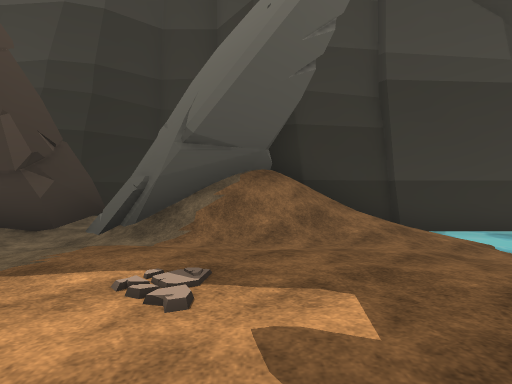
View 1 (above)

16 first-person views from a walk through a 3-D level made in the Unity game engine. The camera is 1.3 m above the floor, looks level and sees 75° across. The floor is counted in squares, 2 m on a side. Each view is taken from the middle of a square. On the plan, view 1 faces up. The plan holds only what a view shows up to about 10 squares ahead; the rest is blank. The place goes on beyond the plan. The player character is not drawn. Some animated figures are left out. Some surface patterns are stand-ins.

View 2
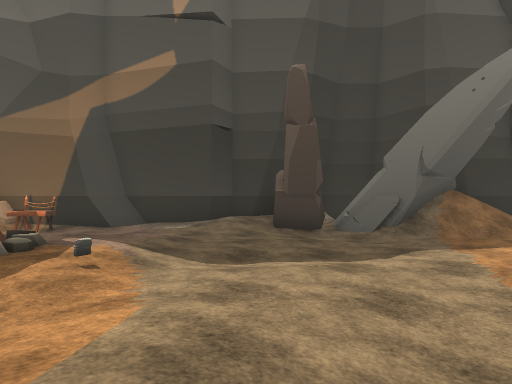

View 3
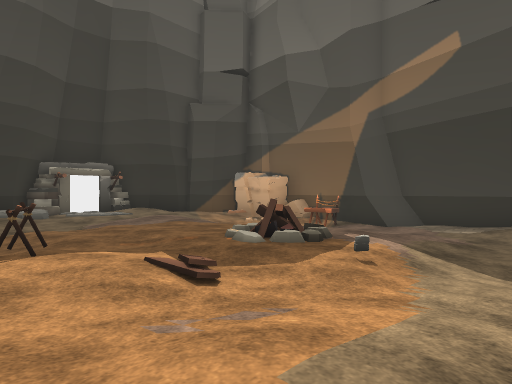

View 4
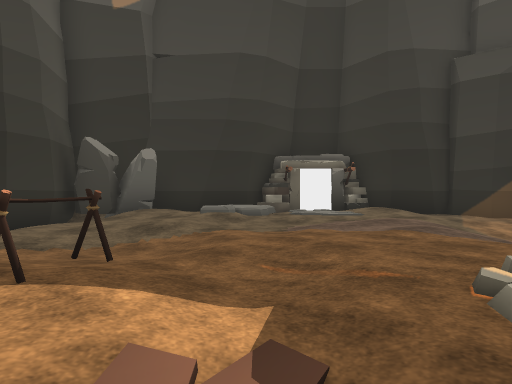

View 5
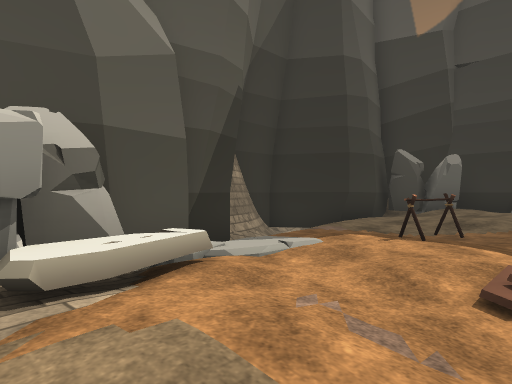

View 6
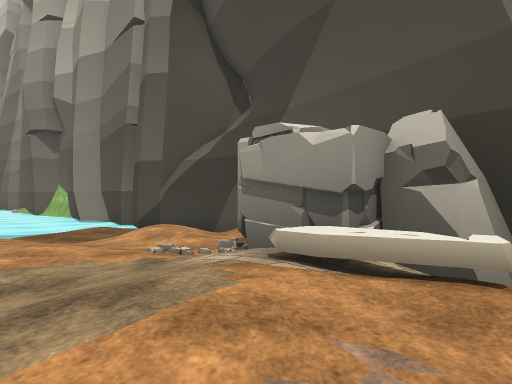

View 7
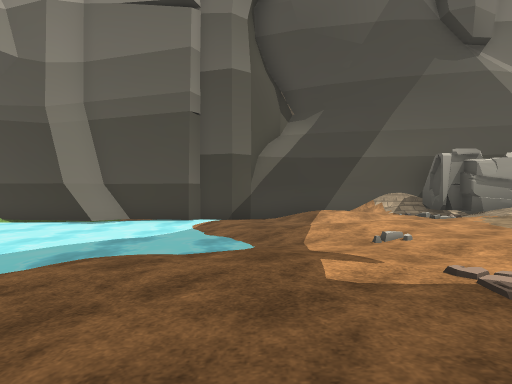

View 8
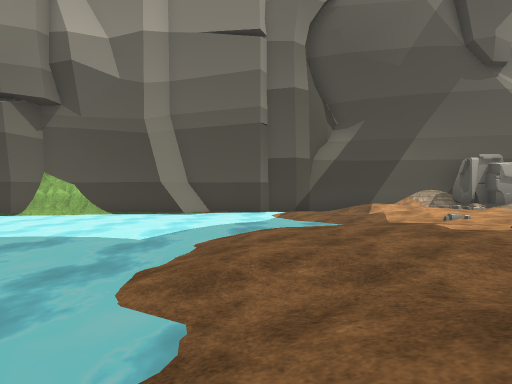

View 9
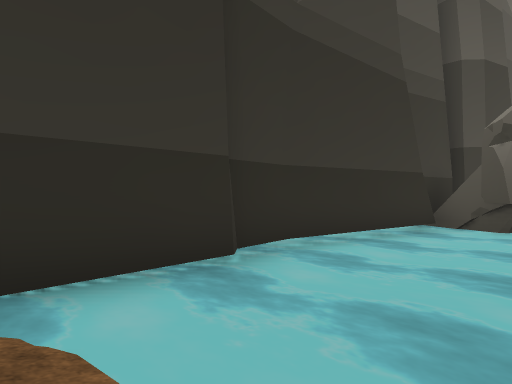

View 10
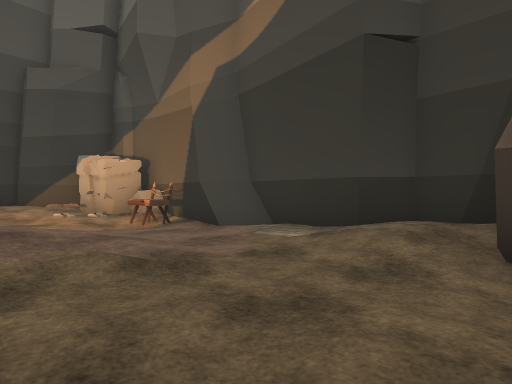

View 11
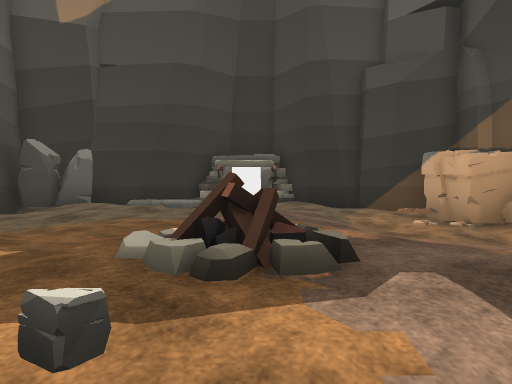

View 12
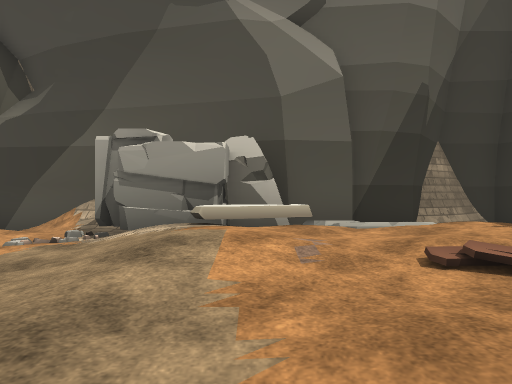

View 13
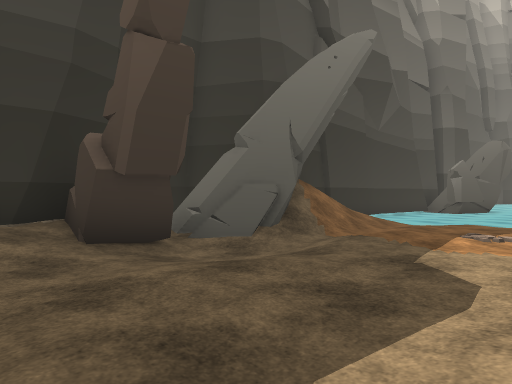

View 14
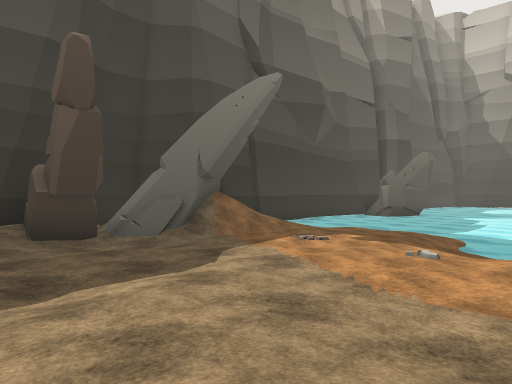

View 15
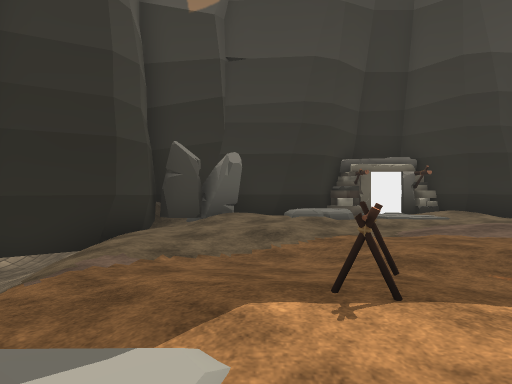

View 16
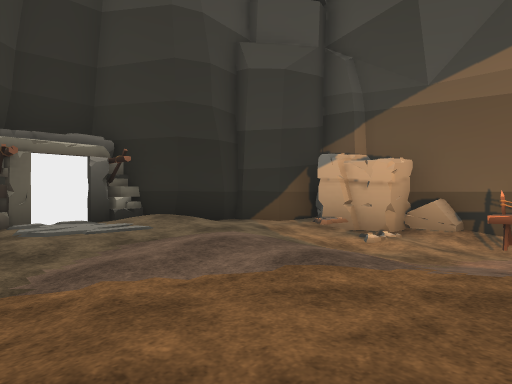

### Floor plan
Key: @ floor where view 1 was taken; # wall or solid block; . main floor; : floor 0.25 m higher than the main floor; - floor 0.25 m lower than the main floor; + floor 0.5 m higher than the main floor; _ floor 0.5 m lower than the main floor; * floor 0.75 m higher than the main floor; / step, stairs or slope; = window, fence, low wall or low ledge; ~ water the walk can cross; ≈ water the walk keeps out of; R rock; T table; C campfire; O other object.
Columns run from 17 left of view 1 to 9 right of it. Each row starts with its distance up from view 1.
  8              ##=
  7     ##########R############
  6   #RRR###..::R-###//_~~~≈≈≈
  5  ##/.-T------__##///-~~≈≈≈R
  4  #::.----..---_-----_~~≈≈
  3  #+:..../:.----....--_~≈
  2 ##+:+:::+::----....--~~≈
  1 #++:+++:CC:.....-..--~~~≈
  0 #R+::::::::......@-_~~~~≈≈
 -1 ##*:.::::::::....-_~~≈~~≈≈
 -2  #*+:..:O+:+:....-_~~~~≈≈≈≈
 -3  #++:..:++:=/..-__-_~≈≈≈≈≈≈
 -4  #R+:..:::=RRR-..-__~≈≈≈≈≈≈
 -5  #R:::..//#RR#.-./_~~≈###≈
 -6  ####///###  ###########
 -7     #/###
 -8     ###

Positions as (right, up) in squares from view 1, and headings:
1: (0, 0), facing up
2: (-5, -3), facing up
3: (-5, -3), facing up-left
4: (-7, -1), facing left
5: (-5, -1), facing down-left
6: (-7, -1), facing down-right
7: (1, 4), facing down
8: (3, 6), facing down
9: (3, 4), facing up-right
10: (-4, 2), facing up-left
11: (-6, 1), facing left
12: (-6, 1), facing down
13: (-6, 1), facing up-right
14: (-6, -2), facing up-right
15: (-7, -3), facing left
16: (-10, -1), facing up-left
